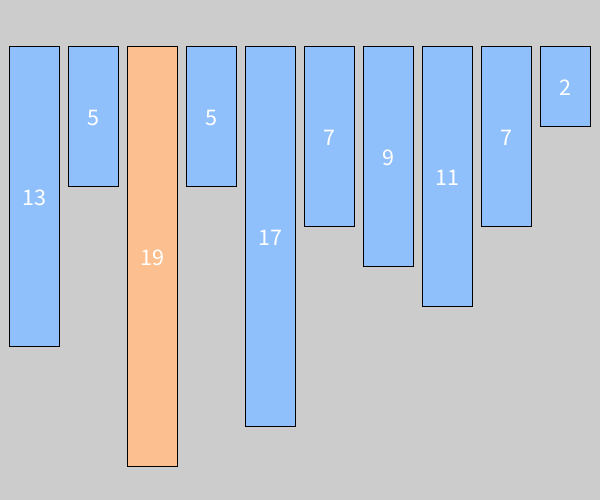
Frame 1 (no input)
Frame 60 (the mouse pressed at the canvas centre just before this capture): identical to frame 1, image omitted
Frame 120 (the mouse held since frame 60 and released just before this capture): identical to frame 1, image omitted

The Processing sketch that drew this single still picture (run headless with seeded random() and noise(); from frame 60 on, the mouse is pressed at the canvas centre):

// Processing sketch: find_the_max
// ── find_the_max.pde
final int rectWidth = 50;
int rectHeight = 50;
int rectY;

int largest;
int largestIndex = 0;

color orange = color(252, 192, 144);
color blue = color(144, 192, 252);

int[] data = new int[10];

void setup()
{
  size(600,500);
  
  fillArray(data);
  findMax(data);
  
  rectY = height/3 - rectHeight/2 - largest*5;
}


void draw()
{
  drawData();
}


void drawData()
{
  int spaceBetween = (width - (data.length*rectWidth)) / (data.length+1);
  
  int i = 0;
  int currX = spaceBetween;
  while (i < data.length)
  {
    fill(i == largestIndex ? orange : blue);
    rectHeight = 40 + 20*(data[i]);
    rect(currX, rectY, rectWidth, rectHeight); //<>//
    
    fill(255);
    textSize(24);
    textAlign(CENTER, CENTER);
    text(data[i], currX + rectWidth/2, rectY + rectHeight/2);
    
    i++;
    currX += rectWidth + spaceBetween;
  }
}

void fillArray(int[] arr)
{  
  for (int i = 0; i < arr.length; i++)
  {
    arr[i] = int(random(1, 20));
  }
}

void findMax(int[] arr)
{
  largest = arr[0];
  
  for (int i = 0; i < arr.length; i++)
  {
    if (arr[i] > largest)
    {
      largest = arr[i];
      largestIndex = i;
    }
  }
}
